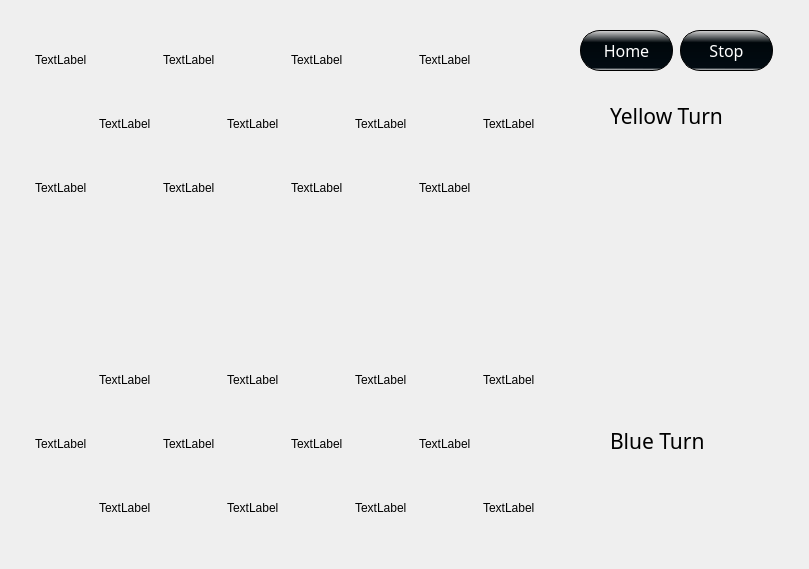
    <widget class="QWidget" name="page_3">
     <widget class="QLabel" name="Board1">
      <property name="geometry">
       <rect>
        <x>0</x>
        <y>20</y>
        <width>800</width>
        <height>540</height>
       </rect>
      </property>
      <property name="text">
       <string/>
      </property>
     </widget>
     <widget class="QLabel" name="b4Label">
      <property name="geometry">
       <rect>
        <x>483</x>
        <y>478</y>
        <width>60</width>
        <height>60</height>
       </rect>
      </property>
      <property name="text">
       <string>TextLabel</string>
      </property>
      <property name="color" stdset="0">
       <string>b</string>
      </property>
      <property name="king" stdset="0">
       <bool>false</bool>
      </property>
     </widget>
     <widget class="QLabel" name="y9Label">
      <property name="geometry">
       <rect>
        <x>35</x>
        <y>158</y>
        <width>60</width>
        <height>60</height>
       </rect>
      </property>
      <property name="text">
       <string>TextLabel</string>
      </property>
      <property name="color" stdset="0">
       <string>y</string>
      </property>
      <property name="king" stdset="0">
       <bool>false</bool>
      </property>
     </widget>
     <widget class="QLabel" name="y8Label">
      <property name="geometry">
       <rect>
        <x>483</x>
        <y>94</y>
        <width>60</width>
        <height>60</height>
       </rect>
      </property>
      <property name="text">
       <string>TextLabel</string>
      </property>
      <property name="color" stdset="0">
       <string>y</string>
      </property>
      <property name="king" stdset="0">
       <bool>false</bool>
      </property>
     </widget>
     <widget class="QLabel" name="y7Label">
      <property name="geometry">
       <rect>
        <x>355</x>
        <y>94</y>
        <width>60</width>
        <height>60</height>
       </rect>
      </property>
      <property name="text">
       <string>TextLabel</string>
      </property>
      <property name="color" stdset="0">
       <string>y</string>
      </property>
      <property name="king" stdset="0">
       <bool>false</bool>
      </property>
     </widget>
     <widget class="QLabel" name="y6Label">
      <property name="geometry">
       <rect>
        <x>227</x>
        <y>94</y>
        <width>60</width>
        <height>60</height>
       </rect>
      </property>
      <property name="text">
       <string>TextLabel</string>
      </property>
      <property name="color" stdset="0">
       <string>y</string>
      </property>
      <property name="king" stdset="0">
       <bool>false</bool>
      </property>
     </widget>
     <widget class="QLabel" name="y5Label">
      <property name="geometry">
       <rect>
        <x>99</x>
        <y>94</y>
        <width>60</width>
        <height>60</height>
       </rect>
      </property>
      <property name="text">
       <string>TextLabel</string>
      </property>
      <property name="color" stdset="0">
       <string>y</string>
      </property>
      <property name="king" stdset="0">
       <bool>false</bool>
      </property>
     </widget>
     <widget class="QLabel" name="y4Label">
      <property name="geometry">
       <rect>
        <x>419</x>
        <y>30</y>
        <width>60</width>
        <height>60</height>
       </rect>
      </property>
      <property name="text">
       <string>TextLabel</string>
      </property>
      <property name="color" stdset="0">
       <string>y</string>
      </property>
      <property name="king" stdset="0">
       <bool>false</bool>
      </property>
     </widget>
     <widget class="QLabel" name="y3Label">
      <property name="geometry">
       <rect>
        <x>291</x>
        <y>30</y>
        <width>60</width>
        <height>60</height>
       </rect>
      </property>
      <property name="text">
       <string>TextLabel</string>
      </property>
      <property name="color" stdset="0">
       <string>y</string>
      </property>
      <property name="king" stdset="0">
       <bool>false</bool>
      </property>
     </widget>
     <widget class="QLabel" name="y1Label">
      <property name="geometry">
       <rect>
        <x>35</x>
        <y>30</y>
        <width>60</width>
        <height>60</height>
       </rect>
      </property>
      <property name="text">
       <string>TextLabel</string>
      </property>
      <property name="color" stdset="0">
       <string>y</string>
      </property>
      <property name="king" stdset="0">
       <bool>false</bool>
      </property>
     </widget>
     <widget class="QLabel" name="y2Label">
      <property name="geometry">
       <rect>
        <x>163</x>
        <y>30</y>
        <width>60</width>
        <height>60</height>
       </rect>
      </property>
      <property name="text">
       <string>TextLabel</string>
      </property>
      <property name="color" stdset="0">
       <string>y</string>
      </property>
      <property name="king" stdset="0">
       <bool>false</bool>
      </property>
     </widget>
     <widget class="QLabel" name="b10Label">
      <property name="geometry">
       <rect>
        <x>227</x>
        <y>350</y>
        <width>60</width>
        <height>60</height>
       </rect>
      </property>
      <property name="text">
       <string>TextLabel</string>
      </property>
      <property name="color" stdset="0">
       <string>b</string>
      </property>
      <property name="king" stdset="0">
       <bool>false</bool>
      </property>
     </widget>
     <widget class="QLabel" name="b8Label">
      <property name="geometry">
       <rect>
        <x>419</x>
        <y>414</y>
        <width>60</width>
        <height>60</height>
       </rect>
      </property>
      <property name="text">
       <string>TextLabel</string>
      </property>
      <property name="color" stdset="0">
       <string>b</string>
      </property>
      <property name="king" stdset="0">
       <bool>false</bool>
      </property>
     </widget>
     <widget class="QLabel" name="b11Label">
      <property name="geometry">
       <rect>
        <x>355</x>
        <y>350</y>
        <width>60</width>
        <height>60</height>
       </rect>
      </property>
      <property name="text">
       <string>TextLabel</string>
      </property>
      <property name="color" stdset="0">
       <string>b</string>
      </property>
      <property name="king" stdset="0">
       <bool>false</bool>
      </property>
     </widget>
     <widget class="QLabel" name="b12Label">
      <property name="geometry">
       <rect>
        <x>483</x>
        <y>350</y>
        <width>60</width>
        <height>60</height>
       </rect>
      </property>
      <property name="text">
       <string>TextLabel</string>
      </property>
      <property name="color" stdset="0">
       <string>b</string>
      </property>
      <property name="king" stdset="0">
       <bool>false</bool>
      </property>
     </widget>
     <widget class="QLabel" name="b7Label">
      <property name="geometry">
       <rect>
        <x>291</x>
        <y>414</y>
        <width>60</width>
        <height>60</height>
       </rect>
      </property>
      <property name="text">
       <string>TextLabel</string>
      </property>
      <property name="color" stdset="0">
       <string>b</string>
      </property>
      <property name="king" stdset="0">
       <bool>false</bool>
      </property>
     </widget>
     <widget class="QLabel" name="b6Label">
      <property name="geometry">
       <rect>
        <x>163</x>
        <y>414</y>
        <width>60</width>
        <height>60</height>
       </rect>
      </property>
      <property name="text">
       <string>TextLabel</string>
      </property>
      <property name="color" stdset="0">
       <string>b</string>
      </property>
      <property name="king" stdset="0">
       <bool>false</bool>
      </property>
     </widget>
     <widget class="QLabel" name="b5Label">
      <property name="geometry">
       <rect>
        <x>35</x>
        <y>414</y>
        <width>60</width>
        <height>60</height>
       </rect>
      </property>
      <property name="text">
       <string>TextLabel</string>
      </property>
      <property name="color" stdset="0">
       <string>b</string>
      </property>
      <property name="isKing" stdset="0">
       <bool>false</bool>
      </property>
      <property name="king" stdset="0">
       <bool>false</bool>
      </property>
     </widget>
     <widget class="QLabel" name="b3Label">
      <property name="geometry">
       <rect>
        <x>355</x>
        <y>478</y>
        <width>60</width>
        <height>60</height>
       </rect>
      </property>
      <property name="text">
       <string>TextLabel</string>
      </property>
      <property name="color" stdset="0">
       <string>b</string>
      </property>
      <property name="king" stdset="0">
       <bool>false</bool>
      </property>
     </widget>
     <widget class="QLabel" name="b2Label">
      <property name="geometry">
       <rect>
        <x>227</x>
        <y>478</y>
        <width>60</width>
        <height>60</height>
       </rect>
      </property>
      <property name="text">
       <string>TextLabel</string>
      </property>
      <property name="color" stdset="0">
       <string>b</string>
      </property>
      <property name="king" stdset="0">
       <bool>false</bool>
      </property>
     </widget>
     <widget class="QLabel" name="b1Label">
      <property name="geometry">
       <rect>
        <x>99</x>
        <y>478</y>
        <width>60</width>
        <height>60</height>
       </rect>
      </property>
      <property name="text">
       <string>TextLabel</string>
      </property>
      <property name="color" stdset="0">
       <string>b</string>
      </property>
      <property name="king" stdset="0">
       <bool>false</bool>
      </property>
     </widget>
     <widget class="QLabel" name="y12Label">
      <property name="geometry">
       <rect>
        <x>419</x>
        <y>158</y>
        <width>60</width>
        <height>60</height>
       </rect>
      </property>
      <property name="text">
       <string>TextLabel</string>
      </property>
      <property name="color" stdset="0">
       <string>y</string>
      </property>
      <property name="king" stdset="0">
       <bool>false</bool>
      </property>
     </widget>
     <widget class="QLabel" name="y11Label">
      <property name="geometry">
       <rect>
        <x>291</x>
        <y>158</y>
        <width>60</width>
        <height>60</height>
       </rect>
      </property>
      <property name="text">
       <string>TextLabel</string>
      </property>
      <property name="color" stdset="0">
       <string>y</string>
      </property>
      <property name="king" stdset="0">
       <bool>false</bool>
      </property>
     </widget>
     <widget class="QLabel" name="y10Label">
      <property name="geometry">
       <rect>
        <x>163</x>
        <y>158</y>
        <width>60</width>
        <height>60</height>
       </rect>
      </property>
      <property name="text">
       <string>TextLabel</string>
      </property>
      <property name="color" stdset="0">
       <string>y</string>
      </property>
      <property name="king" stdset="0">
       <bool>false</bool>
      </property>
     </widget>
     <widget class="QPushButton" name="StopButton">
      <property name="geometry">
       <rect>
        <x>680</x>
        <y>30</y>
        <width>93</width>
        <height>41</height>
       </rect>
      </property>
      <property name="font">
       <font>
        <family>Cooper Black</family>
        <pointsize>12</pointsize>
       </font>
      </property>
      <property name="styleSheet">
       <string notr="true">QPushButton{
	color: white;
	background-color:qlineargradient(spread:reflect, x1:1, y1:0, x2:0.995, y2:1, stop:0 rgba(218, 218, 218, 255), stop:0.305419 rgba(0, 7, 11, 255), stop:0.935961 rgba(2, 11, 18, 255), stop:1 rgba(240, 240, 240, 255));
	border: 1px solid black;
	border-radius: 20px;
}</string>
      </property>
      <property name="text">
       <string>Stop</string>
      </property>
     </widget>
     <widget class="QPushButton" name="HomeButton">
      <property name="geometry">
       <rect>
        <x>580</x>
        <y>30</y>
        <width>93</width>
        <height>41</height>
       </rect>
      </property>
      <property name="font">
       <font>
        <family>Cooper Black</family>
        <pointsize>12</pointsize>
       </font>
      </property>
      <property name="styleSheet">
       <string notr="true">QPushButton{
	color: white;
	background-color:qlineargradient(spread:reflect, x1:1, y1:0, x2:0.995, y2:1, stop:0 rgba(218, 218, 218, 255), stop:0.305419 rgba(0, 7, 11, 255), stop:0.935961 rgba(2, 11, 18, 255), stop:1 rgba(240, 240, 240, 255));
	border: 1px solid black;
	border-radius: 20px;
}</string>
      </property>
      <property name="text">
       <string>Home</string>
      </property>
     </widget>
     <widget class="QPushButton" name="B_2_8">
      <property name="geometry">
       <rect>
        <x>99</x>
        <y>478</y>
        <width>60</width>
        <height>60</height>
       </rect>
      </property>
      <property name="text">
       <string/>
      </property>
      <property name="flat">
       <bool>true</bool>
      </property>
     </widget>
     <widget class="QPushButton" name="B_1_1">
      <property name="geometry">
       <rect>
        <x>35</x>
        <y>30</y>
        <width>60</width>
        <height>60</height>
       </rect>
      </property>
      <property name="text">
       <string/>
      </property>
      <property name="flat">
       <bool>true</bool>
      </property>
     </widget>
     <widget class="QPushButton" name="B_3_3">
      <property name="geometry">
       <rect>
        <x>163</x>
        <y>158</y>
        <width>60</width>
        <height>60</height>
       </rect>
      </property>
      <property name="font">
       <font>
        <family>휴먼편지체</family>
       </font>
      </property>
      <property name="text">
       <string/>
      </property>
      <property name="flat">
       <bool>true</bool>
      </property>
     </widget>
     <widget class="QPushButton" name="B_1_3">
      <property name="geometry">
       <rect>
        <x>35</x>
        <y>158</y>
        <width>60</width>
        <height>60</height>
       </rect>
      </property>
      <property name="text">
       <string/>
      </property>
      <property name="flat">
       <bool>true</bool>
      </property>
     </widget>
     <widget class="QPushButton" name="B_5_1">
      <property name="geometry">
       <rect>
        <x>291</x>
        <y>30</y>
        <width>60</width>
        <height>60</height>
       </rect>
      </property>
      <property name="text">
       <string/>
      </property>
      <property name="flat">
       <bool>true</bool>
      </property>
     </widget>
     <widget class="QPushButton" name="B_8_2">
      <property name="geometry">
       <rect>
        <x>483</x>
        <y>94</y>
        <width>60</width>
        <height>60</height>
       </rect>
      </property>
      <property name="text">
       <string/>
      </property>
      <property name="flat">
       <bool>true</bool>
      </property>
     </widget>
     <widget class="QPushButton" name="B_4_2">
      <property name="geometry">
       <rect>
        <x>227</x>
        <y>94</y>
        <width>60</width>
        <height>60</height>
       </rect>
      </property>
      <property name="text">
       <string/>
      </property>
      <property name="flat">
       <bool>true</bool>
      </property>
     </widget>
     <widget class="QPushButton" name="B_2_2">
      <property name="geometry">
       <rect>
        <x>99</x>
        <y>94</y>
        <width>60</width>
        <height>60</height>
       </rect>
      </property>
      <property name="text">
       <string/>
      </property>
      <property name="flat">
       <bool>true</bool>
      </property>
     </widget>
     <widget class="QPushButton" name="B_7_1">
      <property name="geometry">
       <rect>
        <x>419</x>
        <y>30</y>
        <width>60</width>
        <height>60</height>
       </rect>
      </property>
      <property name="text">
       <string/>
      </property>
      <property name="flat">
       <bool>true</bool>
      </property>
     </widget>
     <widget class="QPushButton" name="B_4_8">
      <property name="geometry">
       <rect>
        <x>227</x>
        <y>478</y>
        <width>60</width>
        <height>60</height>
       </rect>
      </property>
      <property name="text">
       <string/>
      </property>
      <property name="flat">
       <bool>true</bool>
      </property>
     </widget>
     <widget class="QPushButton" name="B_6_8">
      <property name="geometry">
       <rect>
        <x>355</x>
        <y>478</y>
        <width>60</width>
        <height>60</height>
       </rect>
      </property>
      <property name="text">
       <string/>
      </property>
      <property name="flat">
       <bool>true</bool>
      </property>
     </widget>
     <widget class="QPushButton" name="B_8_8">
      <property name="geometry">
       <rect>
        <x>483</x>
        <y>478</y>
        <width>60</width>
        <height>60</height>
       </rect>
      </property>
      <property name="text">
       <string/>
      </property>
      <property name="flat">
       <bool>true</bool>
      </property>
     </widget>
     <widget class="QPushButton" name="B_1_7">
      <property name="geometry">
       <rect>
        <x>35</x>
        <y>414</y>
        <width>60</width>
        <height>60</height>
       </rect>
      </property>
      <property name="text">
       <string/>
      </property>
      <property name="flat">
       <bool>true</bool>
      </property>
     </widget>
     <widget class="QPushButton" name="B_3_7">
      <property name="geometry">
       <rect>
        <x>163</x>
        <y>414</y>
        <width>60</width>
        <height>60</height>
       </rect>
      </property>
      <property name="text">
       <string/>
      </property>
      <property name="flat">
       <bool>true</bool>
      </property>
     </widget>
     <widget class="QPushButton" name="B_5_7">
      <property name="geometry">
       <rect>
        <x>291</x>
        <y>414</y>
        <width>60</width>
        <height>60</height>
       </rect>
      </property>
      <property name="text">
       <string/>
      </property>
      <property name="flat">
       <bool>true</bool>
      </property>
     </widget>
     <widget class="QPushButton" name="B_7_7">
      <property name="geometry">
       <rect>
        <x>419</x>
        <y>414</y>
        <width>60</width>
        <height>60</height>
       </rect>
      </property>
      <property name="text">
       <string/>
      </property>
      <property name="flat">
       <bool>true</bool>
      </property>
     </widget>
     <widget class="QPushButton" name="B_2_6">
      <property name="geometry">
       <rect>
        <x>99</x>
        <y>350</y>
        <width>60</width>
        <height>60</height>
       </rect>
      </property>
      <property name="font">
       <font>
        <kerning>true</kerning>
       </font>
      </property>
      <property name="text">
       <string/>
      </property>
      <property name="flat">
       <bool>true</bool>
      </property>
     </widget>
     <widget class="QPushButton" name="B_6_6">
      <property name="geometry">
       <rect>
        <x>355</x>
        <y>350</y>
        <width>60</width>
        <height>59</height>
       </rect>
      </property>
      <property name="text">
       <string/>
      </property>
      <property name="flat">
       <bool>true</bool>
      </property>
     </widget>
     <widget class="QPushButton" name="B_8_6">
      <property name="geometry">
       <rect>
        <x>483</x>
        <y>350</y>
        <width>60</width>
        <height>60</height>
       </rect>
      </property>
      <property name="text">
       <string/>
      </property>
      <property name="flat">
       <bool>true</bool>
      </property>
     </widget>
     <widget class="QPushButton" name="B_3_1">
      <property name="geometry">
       <rect>
        <x>163</x>
        <y>30</y>
        <width>60</width>
        <height>60</height>
       </rect>
      </property>
      <property name="text">
       <string/>
      </property>
      <property name="flat">
       <bool>true</bool>
      </property>
     </widget>
     <widget class="QPushButton" name="B_6_2">
      <property name="geometry">
       <rect>
        <x>355</x>
        <y>94</y>
        <width>60</width>
        <height>60</height>
       </rect>
      </property>
      <property name="text">
       <string/>
      </property>
      <property name="flat">
       <bool>true</bool>
      </property>
     </widget>
     <widget class="QPushButton" name="B_7_3">
      <property name="geometry">
       <rect>
        <x>419</x>
        <y>158</y>
        <width>60</width>
        <height>60</height>
       </rect>
      </property>
      <property name="text">
       <string/>
      </property>
      <property name="flat">
       <bool>true</bool>
      </property>
     </widget>
     <widget class="QPushButton" name="B_5_3">
      <property name="geometry">
       <rect>
        <x>291</x>
        <y>158</y>
        <width>60</width>
        <height>60</height>
       </rect>
      </property>
      <property name="text">
       <string/>
      </property>
      <property name="flat">
       <bool>true</bool>
      </property>
     </widget>
     <widget class="QLabel" name="b9Label">
      <property name="geometry">
       <rect>
        <x>99</x>
        <y>350</y>
        <width>60</width>
        <height>60</height>
       </rect>
      </property>
      <property name="text">
       <string>TextLabel</string>
      </property>
      <property name="textFormat">
       <enum>Qt::MarkdownText</enum>
      </property>
      <property name="color" stdset="0">
       <string>b</string>
      </property>
      <property name="king" stdset="0">
       <bool>false</bool>
      </property>
     </widget>
     <widget class="QPushButton" name="B_4_6">
      <property name="geometry">
       <rect>
        <x>227</x>
        <y>350</y>
        <width>60</width>
        <height>60</height>
       </rect>
      </property>
      <property name="text">
       <string/>
      </property>
      <property name="flat">
       <bool>true</bool>
      </property>
     </widget>
     <widget class="QPushButton" name="B_2_4">
      <property name="geometry">
       <rect>
        <x>99</x>
        <y>222</y>
        <width>60</width>
        <height>60</height>
       </rect>
      </property>
      <property name="text">
       <string/>
      </property>
      <property name="flat">
       <bool>true</bool>
      </property>
     </widget>
     <widget class="QPushButton" name="B_4_4">
      <property name="geometry">
       <rect>
        <x>227</x>
        <y>222</y>
        <width>60</width>
        <height>60</height>
       </rect>
      </property>
      <property name="text">
       <string/>
      </property>
      <property name="flat">
       <bool>true</bool>
      </property>
     </widget>
     <widget class="QPushButton" name="B_6_4">
      <property name="geometry">
       <rect>
        <x>355</x>
        <y>222</y>
        <width>60</width>
        <height>60</height>
       </rect>
      </property>
      <property name="text">
       <string/>
      </property>
      <property name="flat">
       <bool>true</bool>
      </property>
     </widget>
     <widget class="QPushButton" name="B_8_4">
      <property name="geometry">
       <rect>
        <x>483</x>
        <y>222</y>
        <width>60</width>
        <height>60</height>
       </rect>
      </property>
      <property name="text">
       <string/>
      </property>
      <property name="flat">
       <bool>true</bool>
      </property>
     </widget>
     <widget class="QPushButton" name="B_1_5">
      <property name="geometry">
       <rect>
        <x>35</x>
        <y>286</y>
        <width>60</width>
        <height>60</height>
       </rect>
      </property>
      <property name="text">
       <string/>
      </property>
      <property name="flat">
       <bool>true</bool>
      </property>
     </widget>
     <widget class="QPushButton" name="B_3_5">
      <property name="geometry">
       <rect>
        <x>163</x>
        <y>286</y>
        <width>60</width>
        <height>60</height>
       </rect>
      </property>
      <property name="text">
       <string/>
      </property>
      <property name="flat">
       <bool>true</bool>
      </property>
     </widget>
     <widget class="QPushButton" name="B_5_5">
      <property name="geometry">
       <rect>
        <x>291</x>
        <y>286</y>
        <width>60</width>
        <height>60</height>
       </rect>
      </property>
      <property name="text">
       <string/>
      </property>
      <property name="flat">
       <bool>true</bool>
      </property>
     </widget>
     <widget class="QPushButton" name="B_7_5">
      <property name="geometry">
       <rect>
        <x>419</x>
        <y>286</y>
        <width>60</width>
        <height>60</height>
       </rect>
      </property>
      <property name="text">
       <string/>
      </property>
      <property name="flat">
       <bool>true</bool>
      </property>
     </widget>
     <widget class="QLabel" name="yTurnLabel">
      <property name="geometry">
       <rect>
        <x>610</x>
        <y>80</y>
        <width>181</width>
        <height>71</height>
       </rect>
      </property>
      <property name="palette">
       <palette>
        <active>
         <colorrole role="WindowText">
          <brush brushstyle="SolidPattern">
           <color alpha="255">
            <red>221</red>
            <green>207</green>
            <blue>10</blue>
           </color>
          </brush>
         </colorrole>
         <colorrole role="Text">
          <brush brushstyle="SolidPattern">
           <color alpha="255">
            <red>0</red>
            <green>0</green>
            <blue>0</blue>
           </color>
          </brush>
         </colorrole>
         <colorrole role="Link">
          <brush brushstyle="SolidPattern">
           <color alpha="255">
            <red>255</red>
            <green>255</green>
            <blue>255</blue>
           </color>
          </brush>
         </colorrole>
        </active>
        <inactive>
         <colorrole role="WindowText">
          <brush brushstyle="SolidPattern">
           <color alpha="255">
            <red>0</red>
            <green>0</green>
            <blue>0</blue>
           </color>
          </brush>
         </colorrole>
         <colorrole role="Text">
          <brush brushstyle="SolidPattern">
           <color alpha="255">
            <red>0</red>
            <green>0</green>
            <blue>0</blue>
           </color>
          </brush>
         </colorrole>
         <colorrole role="Link">
          <brush brushstyle="SolidPattern">
           <color alpha="255">
            <red>0</red>
            <green>0</green>
            <blue>255</blue>
           </color>
          </brush>
         </colorrole>
        </inactive>
        <disabled>
         <colorrole role="WindowText">
          <brush brushstyle="SolidPattern">
           <color alpha="255">
            <red>120</red>
            <green>120</green>
            <blue>120</blue>
           </color>
          </brush>
         </colorrole>
         <colorrole role="Text">
          <brush brushstyle="SolidPattern">
           <color alpha="255">
            <red>120</red>
            <green>120</green>
            <blue>120</blue>
           </color>
          </brush>
         </colorrole>
         <colorrole role="Link">
          <brush brushstyle="SolidPattern">
           <color alpha="255">
            <red>0</red>
            <green>0</green>
            <blue>255</blue>
           </color>
          </brush>
         </colorrole>
        </disabled>
       </palette>
      </property>
      <property name="font">
       <font>
        <family>Cooper Black</family>
        <pointsize>16</pointsize>
       </font>
      </property>
      <property name="tabletTracking">
       <bool>false</bool>
      </property>
      <property name="text">
       <string>Yellow Turn</string>
      </property>
     </widget>
     <widget class="QLabel" name="bTurnLabel">
      <property name="geometry">
       <rect>
        <x>610</x>
        <y>410</y>
        <width>151</width>
        <height>61</height>
       </rect>
      </property>
      <property name="palette">
       <palette>
        <active>
         <colorrole role="WindowText">
          <brush brushstyle="SolidPattern">
           <color alpha="255">
            <red>0</red>
            <green>0</green>
            <blue>255</blue>
           </color>
          </brush>
         </colorrole>
        </active>
        <inactive>
         <colorrole role="WindowText">
          <brush brushstyle="SolidPattern">
           <color alpha="255">
            <red>0</red>
            <green>0</green>
            <blue>0</blue>
           </color>
          </brush>
         </colorrole>
        </inactive>
        <disabled>
         <colorrole role="WindowText">
          <brush brushstyle="SolidPattern">
           <color alpha="255">
            <red>120</red>
            <green>120</green>
            <blue>120</blue>
           </color>
          </brush>
         </colorrole>
        </disabled>
       </palette>
      </property>
      <property name="font">
       <font>
        <family>Cooper Black</family>
        <pointsize>16</pointsize>
       </font>
      </property>
      <property name="text">
       <string>Blue Turn</string>
      </property>
     </widget>
    </widget>
